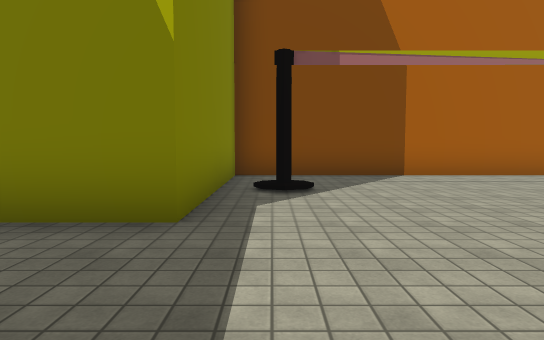
View 1 (above)

24 first-person views from a walk through a scene from a Unity 3-D project. The camera is 1.3 m above the floor, tilts 4° down and sees 75° across. The floor is counted in squares, 2 m on a side. Each view is taken from the middle of a square. On the plan, view 1 faces up. The plan holds only what a view shows up to about 10 squares ahead; the rest is blank. The place goes on beyond the plan. The player character is not drawn. Some animated figures are left out. Some surface patterns are stand-ins.

View 2
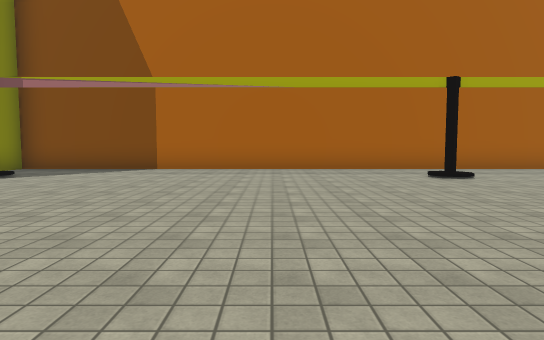

View 3
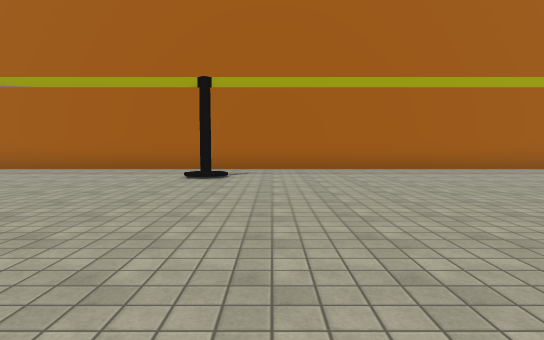

View 4
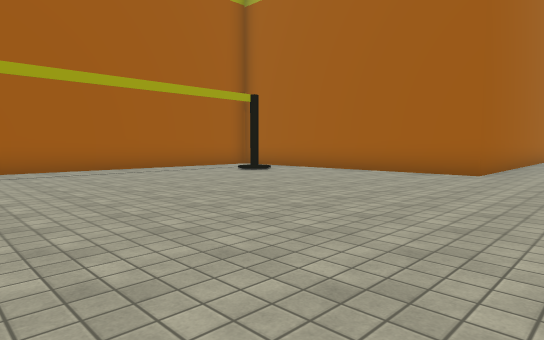

View 5
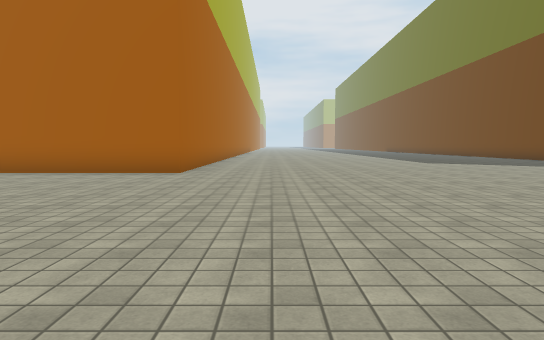

View 6
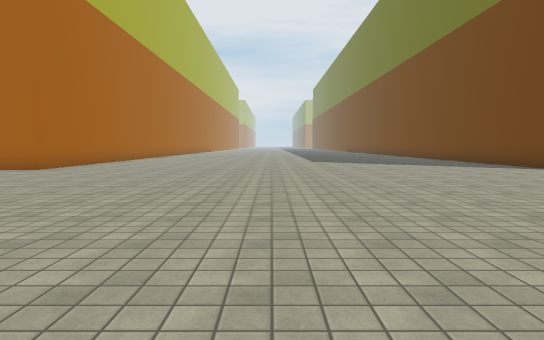

View 7
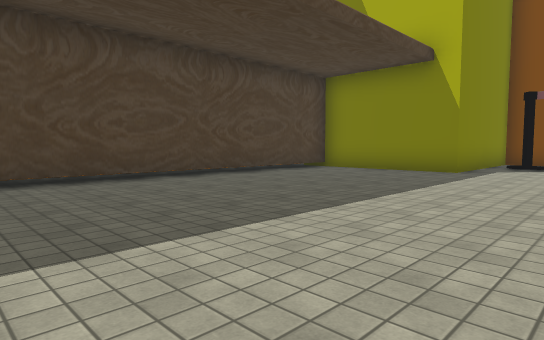

View 8
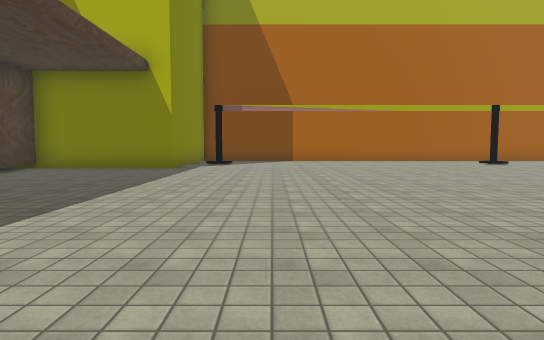

View 9
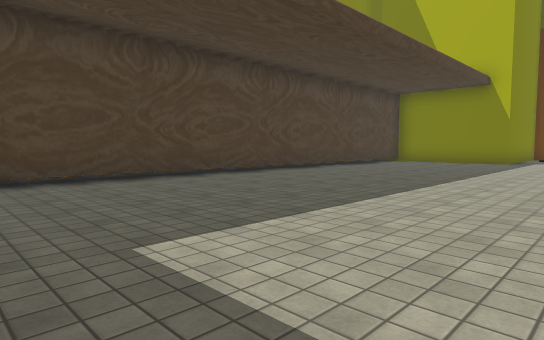

View 10
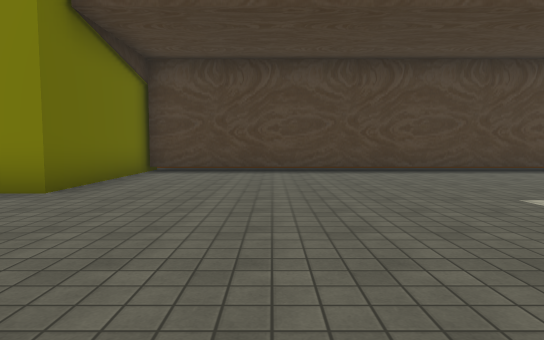

View 11
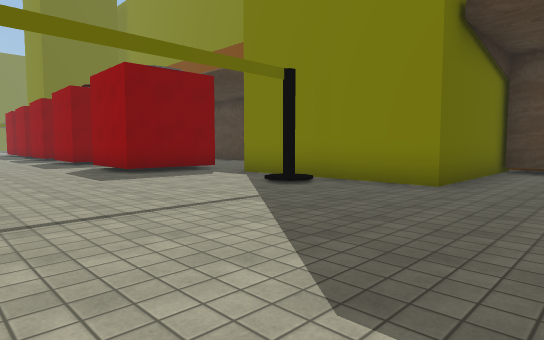

View 12
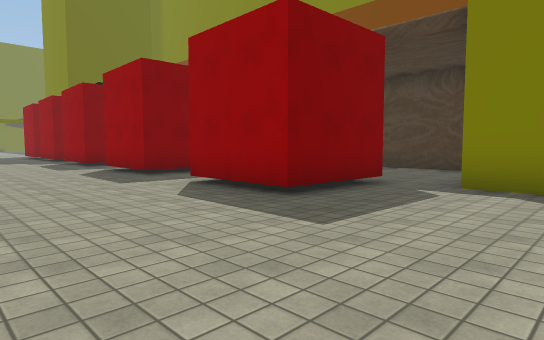

View 13
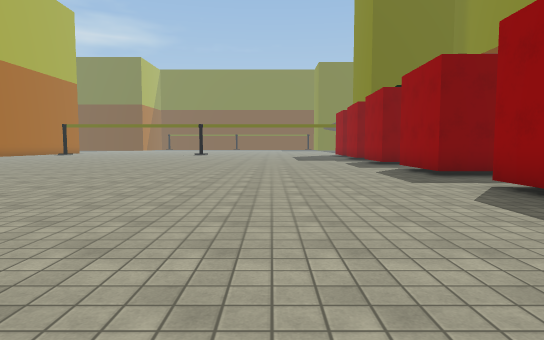

View 14
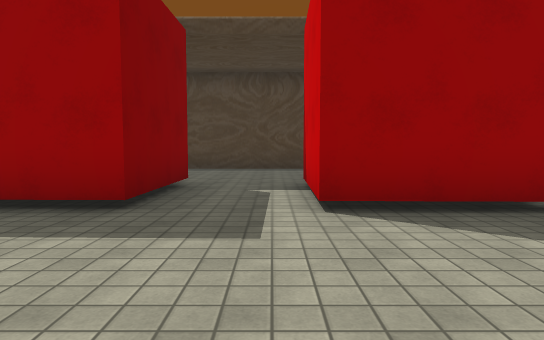

View 15
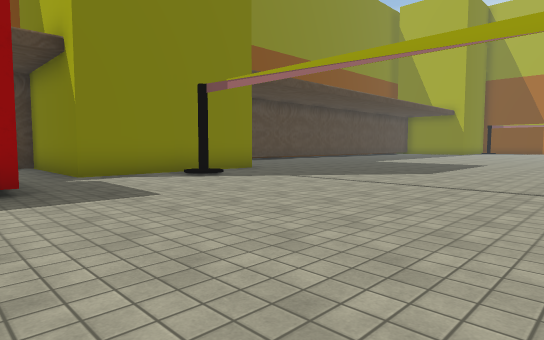

View 16
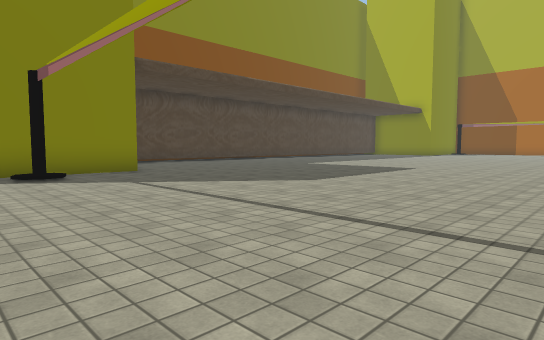

View 17
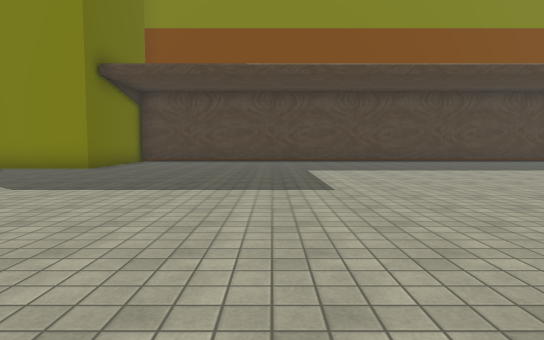

View 18
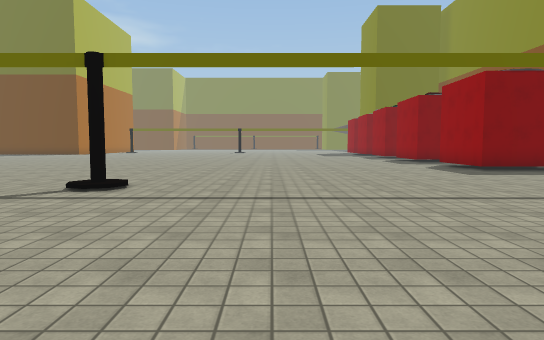

View 19
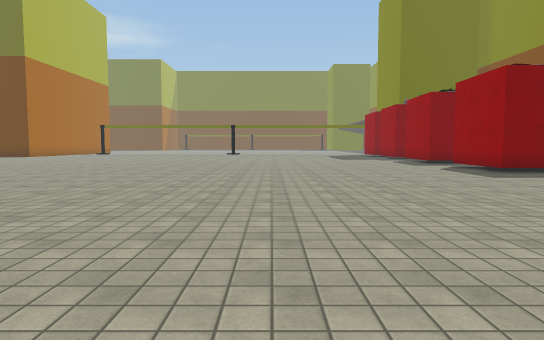

View 20
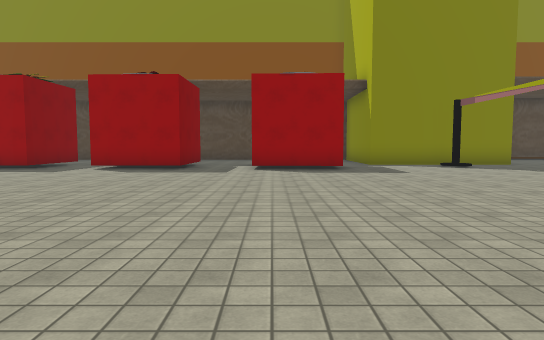

View 21
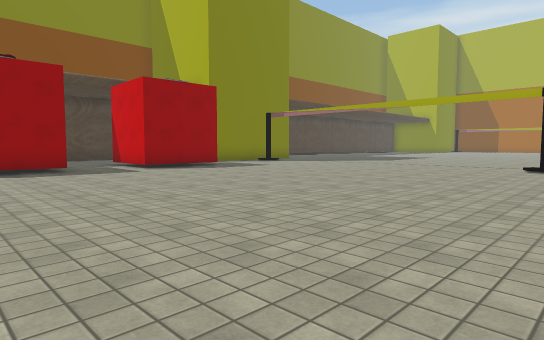

View 22
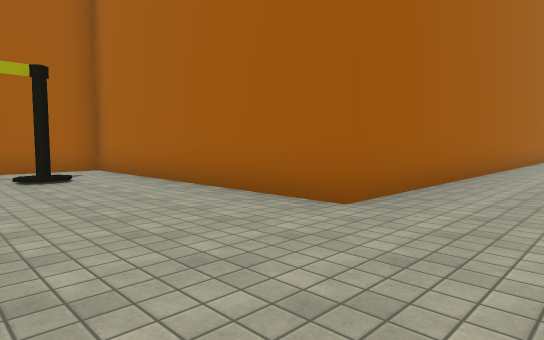

View 23
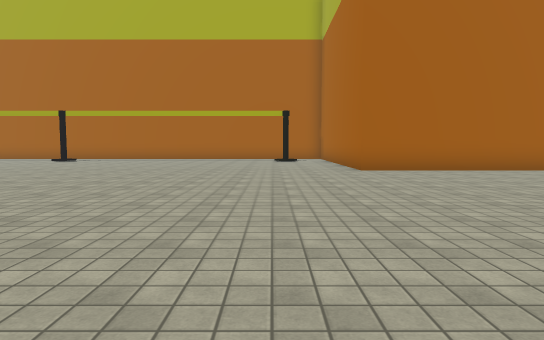

View 24
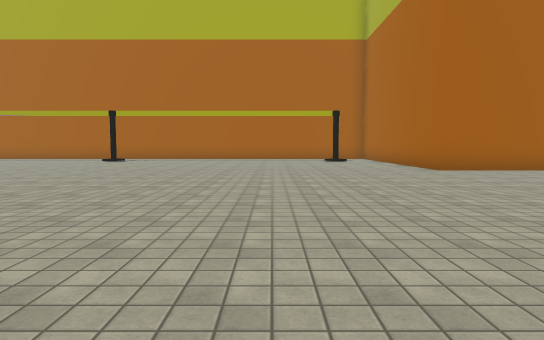

### Floor plan
Points are (right, up) in squares from view 1. A wall is a line through its corners. A room is listed if a view was taken in it or the views show most of it. See-through windows are left out.
Room 1 (views 1, 2, 3, 4, 5, 6, 7, 8, 9, 10, 11, 12, 13, 14, 15, 16, 17, 18, 19, 20, 21, 22, 23, 24)
walls: (-0.9, -22) (1.6, -22.1) (1.5, -24.5) (-0.8, -24.5); (-5.1, -16.1) (-0.8, -16.1) (-0.8, -20.7); (23.5, 0.2) (20.3, 0.2) (20.3, 7.7) (-0.8, 7.7) (-0.8, 3) (-4.6, 3) (-4.6, -16); (-1, -26.4) (1.5, -26.5) (1.4, -29)
ways out: opening at (-1.5, -25.5); opening at (-1, -21)

Where each view was taken, in squares from view 1:
view 1: 0 up, 0 right, facing up
view 2: 2 down, 6 right, facing up
view 3: 2 down, 11 right, facing up
view 4: 2 down, 12 right, facing up-right
view 5: 2 down, 12 right, facing right
view 6: 6 down, 11 right, facing right
view 7: 6 down, 2 right, facing up-left
view 8: 7 down, 2 right, facing up
view 9: 11 down, 2 right, facing up-left
view 10: 13 down, 4 right, facing left
view 11: 14 down, 5 right, facing down-left
view 12: 19 down, 5 right, facing down-left
view 13: 19 down, 5 right, facing down
view 14: 25 down, 5 right, facing left
view 15: 23 down, 7 right, facing up-left
view 16: 20 down, 8 right, facing up-left
view 17: 11 down, 9 right, facing left
view 18: 13 down, 7 right, facing down
view 19: 18 down, 7 right, facing down
view 20: 24 down, 11 right, facing left
view 21: 29 down, 11 right, facing up-left
view 22: 2 down, 17 right, facing up-right
view 23: 9 down, 18 right, facing up
view 24: 9 down, 16 right, facing up
